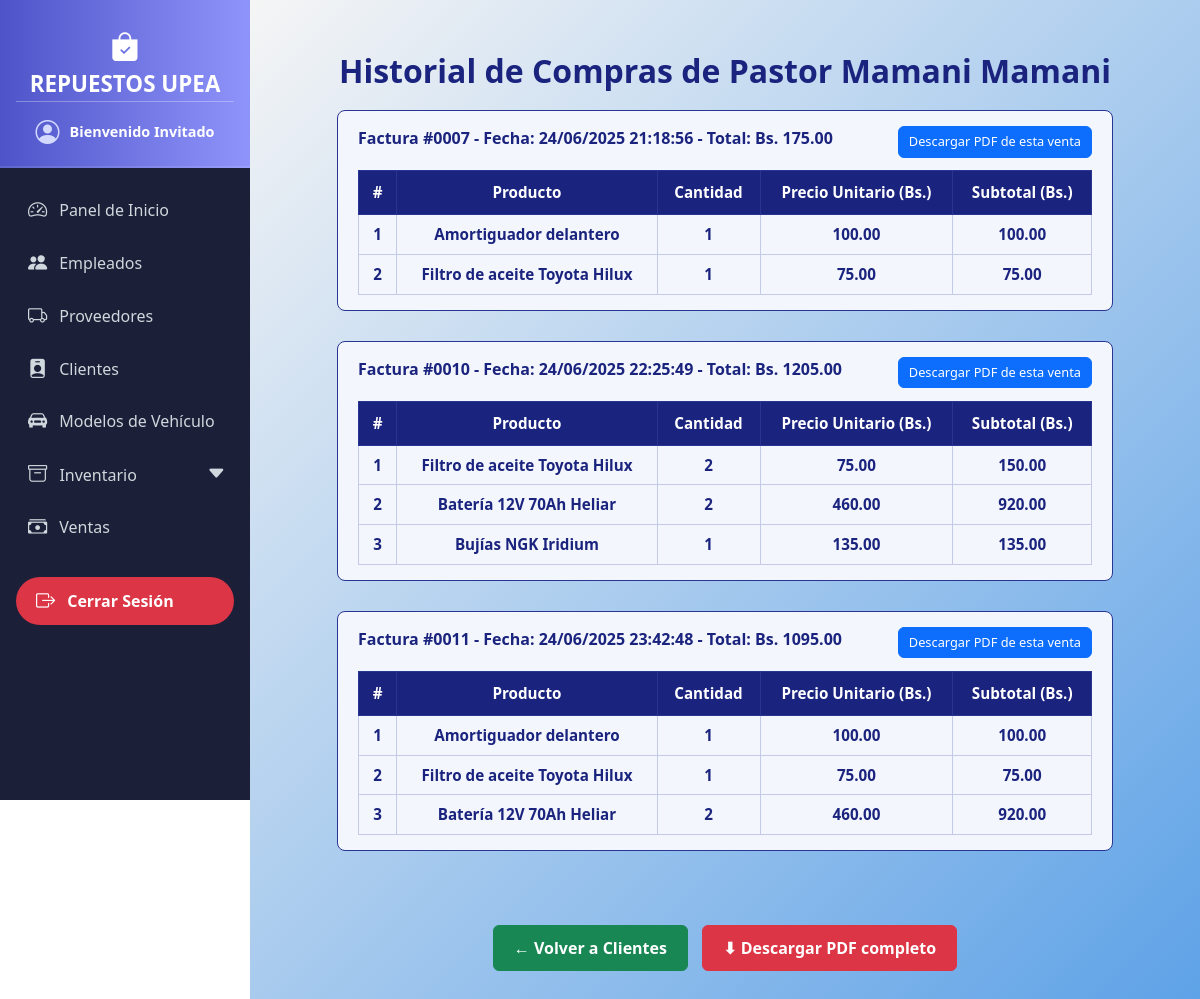
Page /clientes/3/historial on the earlier database version.
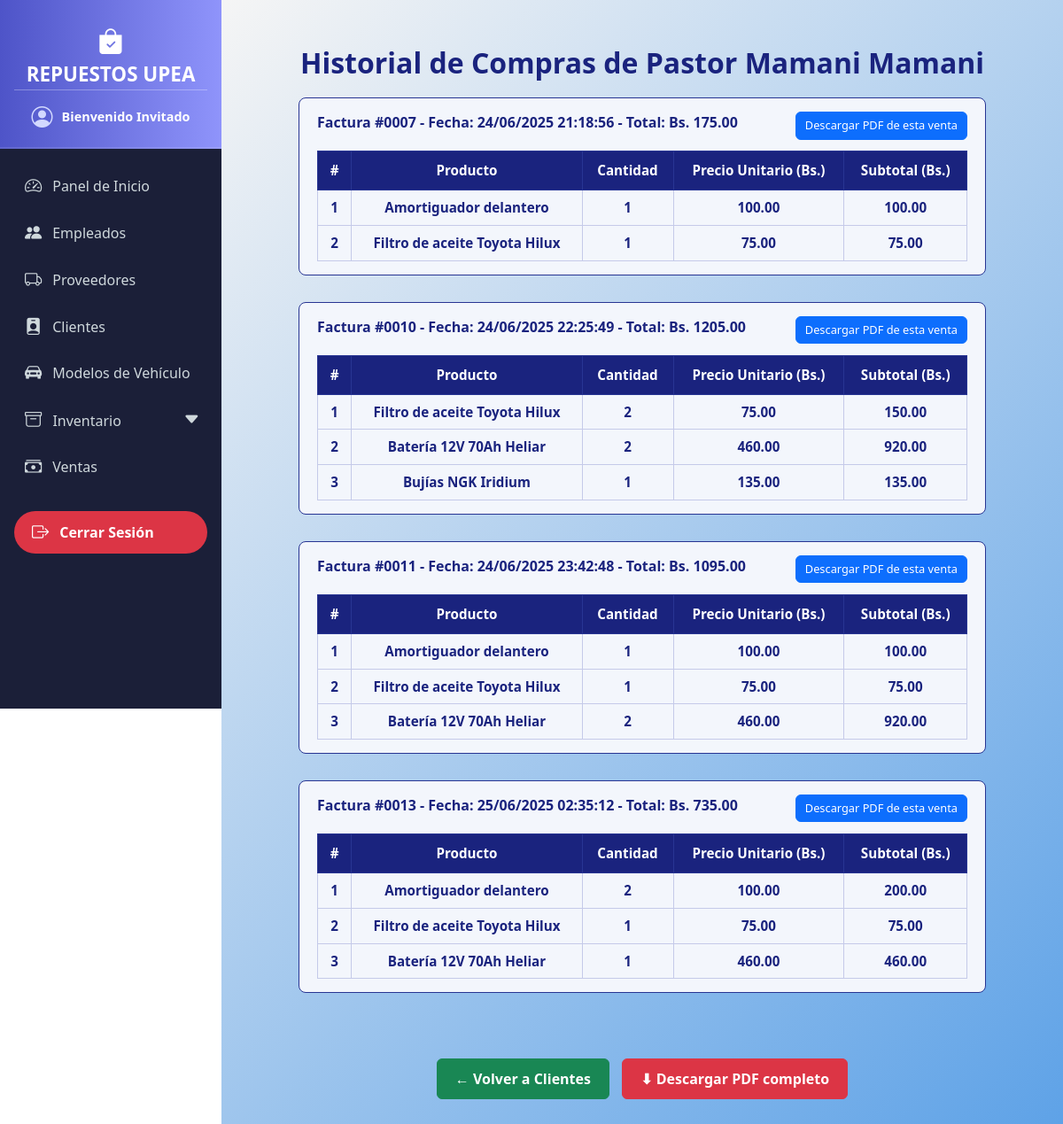
Same page on the later database version.
### models/venta_model.py (models this page shows, shortened)
class Venta(db.Model):
    __tablename__ = "ventas"
    id = db.Column(db.Integer, primary_key=True)
    fecha = db.Column(db.DateTime, default=datetime.utcnow, nullable=False)
    cliente_id = db.Column(db.Integer, db.ForeignKey("clientes.id"))
    empleado_id = db.Column(db.Integer, db.ForeignKey("empleados.id"))
    metodo_pago = db.Column(db.String(50), nullable=False)
    modelo_vehiculo_id = db.Column(db.Integer, db.ForeignKey("modelos_vehiculos.id"), nullable=True)
    total = db.Column(db.Float, nullable=False)
    cliente = db.relationship("Cliente", back_populates="ventas")
    empleado = db.relationship("Empleado", back_populates="ventas")
    detalles = db.relationship("DetalleVenta", back_populates="venta", cascade="all, delete-orphan")
    modelo_vehiculo = db.relationship("ModeloVehiculo", back_populates="ventas")
    def delete(self):
        db.session.delete(self)
        db.session.commit()

### models/detalle_venta_model.py (models this page shows, shortened)
class DetalleVenta(db.Model):
    __tablename__ = "detalle_venta"
    id = db.Column(db.Integer, primary_key=True)
    venta_id = db.Column(db.Integer, db.ForeignKey("ventas.id"))
    producto_id = db.Column(db.Integer, db.ForeignKey("productos.id"))
    cantidad = db.Column(db.Integer, nullable=False)
    precio_unitario = db.Column(db.Float, nullable=False)
    subtotal = db.Column(db.Float, nullable=False)
    venta = db.relationship("Venta", back_populates="detalles")
    producto = db.relationship("Producto", back_populates="detalles_venta")

### models/producto_model.py (models this page shows, shortened)
class Producto(db.Model):
    __tablename__ = "productos"
    id = db.Column(db.Integer, primary_key=True)
    nombre = db.Column(db.String(100), nullable=False)
    descripcion = db.Column(db.String(255))
    precio = db.Column(db.Float, nullable=False)
    stock = db.Column(db.Integer, nullable=False)
    imagen = db.Column(db.String(255), nullable=True)
    categoria_id = db.Column(db.Integer, db.ForeignKey("categorias.id"))
    categoria = db.relationship("Categoria", back_populates="productos")
    proveedores = db.relationship("ProductoProveedor", back_populates="producto")
    detalles_venta = db.relationship("DetalleVenta", back_populates="producto")

### controllers/cliente_controller.py (the view)
@cliente_bp.route('/<int:id>/historial')
def historial(id):
    cliente = Cliente.get_by_id(id)
    if not cliente:
        abort(404)
    return render_template('clientes/historial.html', cliente=cliente)

### models/cliente_model.py (called while the page is built)
    @staticmethod
    def get_by_id(id):
        return Cliente.query.get(id)

### run.py (called while the page is built)
@app.context_processor
def inject_active_path():
    def is_active(path):
        return 'active' if request.path == path else ''
    return dict(is_active=is_active)

@app.context_processor
def inject_carrito_count():
    carrito = session.get('carrito', {})
    total = sum(item['cantidad'] for item in carrito.values()) if carrito else 0
    return dict(carrito_count=total)

### templates/clientes/historial.html (shortened to what this page needs)
{% extends 'base.html' %}
{% block content %}
<div class="container" id="contenidoPDF">
  <h1 id="tituloPDF">Historial de Compras de {{ cliente.nombre }}</h1>
  <div id="ventasContenedor">
    {% if cliente.ventas %}
      {% for venta in cliente.ventas %}
      <div class="venta-block" id="venta-{{ venta.id }}">
        <div class="venta-header">
          Factura #{{ '%04d' | format(venta.id) }} - Fecha: {{ venta.fecha.strftime('%d/%m/%Y %H:%M:%S') }} - Total: Bs. {{ '%.2f'|format(venta.total) }}
        </div>
        <button class="btn btn-primary btn-venta-pdf" onclick="descargarVentaPDF('{{ venta.id }}', this)">
          Descargar PDF de esta venta
        </button>
        <div class="table-wrapper">
          <table>
            <thead>
              <tr>
                <th>#</th>
                <th>Producto</th>
                <th>Cantidad</th>
                <th>Precio Unitario (Bs.)</th>
                <th>Subtotal (Bs.)</th>
              </tr>
            </thead>
            <tbody>
              {% for detalle in venta.detalles %}
              <tr>
                <td>{{ loop.index }}</td>
                <td>{{ detalle.producto.nombre }}</td>
                <td>{{ detalle.cantidad }}</td>
                <td>{{ '%.2f'|format(detalle.precio_unitario) }}</td>
                <td>{{ '%.2f'|format(detalle.subtotal) }}</td>
              </tr>
              {% endfor %}
            </tbody>
          </table>
        </div>
      </div>
      {% endfor %}
    {% else %}
      <p style="text-align:center; color:#1a237e; font-style: italic;">No hay historial de compras para este cliente.</p>
    {% endif %}
  </div>
</div>
<div class="no-print text-center mt-4" id="botonesAccion">
  <a href="{{ url_for('cliente.index') }}" class="btn btn-success" style="padding: 10px 20px; font-weight: 700;">
    ← Volver a Clientes
  </a>
  <button onclick="descargarPDF()" class="btn btn-danger" style="padding: 10px 20px; font-weight: 700; margin-left: 10px;">
    ⬇ Descargar PDF completo
  </button>
</div>
{% endblock %}

Differences in the rows shown:
added Venta: id "0013", fecha "25/06/2025 02:35:12", total "735.00"
added DetalleVenta: producto.nombre "Amortiguador delantero", cantidad "2", precio_unitario "100.00", subtotal "200.00", shown under "0013"
added DetalleVenta: producto.nombre "Filtro de aceite Toyota Hilux", cantidad "1", precio_unitario "75.00", subtotal "75.00", shown under "0013"
added DetalleVenta: producto.nombre "Batería 12V 70Ah Heliar", cantidad "1", precio_unitario "460.00", subtotal "460.00", shown under "0013"
